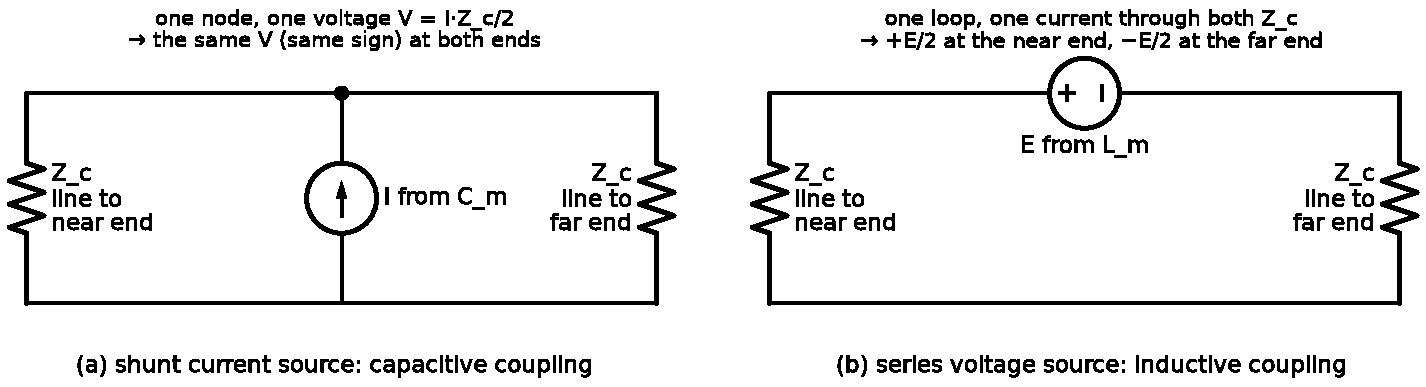

Reproduce this figure in Python.
"""A shunt current source vs a series voltage source in the middle of a line."""
import matplotlib; matplotlib.use("Agg")
import schemdraw, schemdraw.elements as elm
from PIL import Image
schemdraw.config(fontsize=12)
W, H = 9, 3
def frame(d):
    d.add(elm.Resistor().at((0, H)).to((0, 0)).label("Z_c\nline to\nnear end", loc="bottom"))
    d.add(elm.Resistor().at((W, H)).to((W, 0)).label("Z_c\nline to\nfar end", loc="top"))
    d.add(elm.Line().at((0, 0)).to((W, 0)))
d = schemdraw.Drawing(show=False); frame(d)
d.add(elm.Line().at((0, H)).to((W, H)))
d.add(elm.SourceI().at((W/2, 0)).to((W/2, H)).label("I from C_m", loc="bottom"))
d.add(elm.Dot().at((W/2, H)))
d.add(elm.Label().at((W/2, H + 0.8)).label("one node, one voltage V = I·Z_c/2\n→ the same V (same sign) at both ends", fontsize=11))
d.add(elm.Label().at((W/2, -1.0)).label("(a) shunt current source: capacitive coupling", fontsize=12))
d.save("inj_shunt.png", dpi=140)
d = schemdraw.Drawing(show=False); frame(d)
d.add(elm.Line().at((0, H)).to((W/2 - 1.5, H)))
d.add(elm.SourceV().endpoints((W/2 + 1.5, H), (W/2 - 1.5, H)).label("E from L_m", loc="bottom"))
d.add(elm.Line().at((W/2 + 1.5, H)).to((W, H)))
d.add(elm.Label().at((W/2, H + 0.8)).label("one loop, one current through both Z_c\n→ +E/2 at the near end, −E/2 at the far end", fontsize=11))
d.add(elm.Label().at((W/2, -1.0)).label("(b) series voltage source: inductive coupling", fontsize=12))
d.save("inj_series.png", dpi=140)
a, b = Image.open("inj_shunt.png"), Image.open("inj_series.png")
im = Image.new("RGB", (a.width + b.width + 60, max(a.height, b.height)), "white")
im.paste(a, (0, 0)); im.paste(b, (a.width + 60, 0)); im.save("injection.png")
